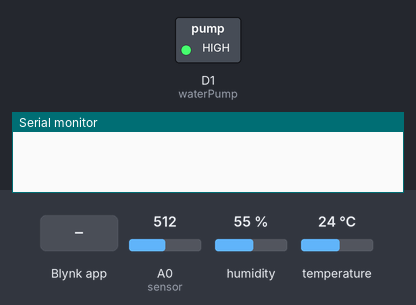
Recording of a sketch running on a simulated ESP8266 (NodeMCU). On the bench: switched loads named in the sketch (green lamp = pin HIGH), the last lines printed to the serial monitor. The inputs (shaded band) are chosen by the test bench; at power-on: A0 (sensor) = 512, humidity 55 %, temperature 24 °C. WiFi joins after 1.5 s; servers stay silent unless stated.

Above: at 3.0 s.
3.1 s: A0 (sensor) set to 710
13.3 s: A0 (sensor) set to 737
At 14.4 s:
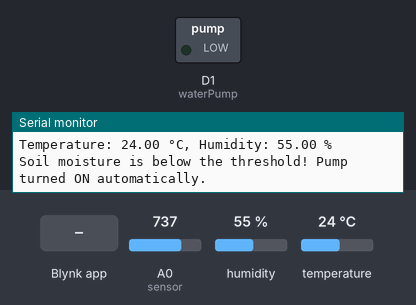
15.3 s: Blynk app writes 0 to V1
At 16.4 s:
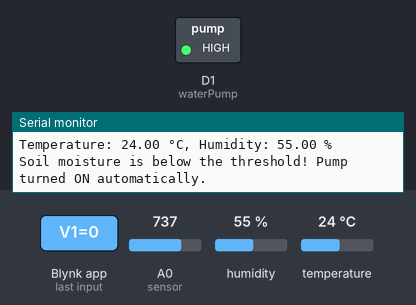
16.8 s: Blynk app writes 1 to V1
At 17.5 s:
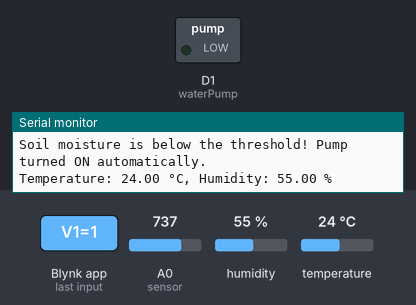
Timing chart, 0 to 19.3 s (numbered marks = the images above; inputs shaded):
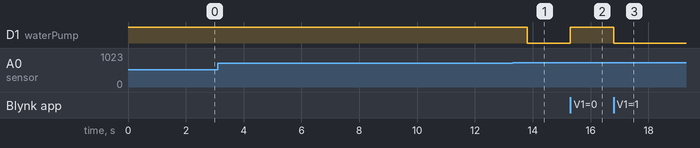

The sketch:

esp8266_blynk.ino
```cpp
#define BLYNK_TEMPLATE_NAME "AUTOMATIC PLANT WATERING SYSTEM"
#define BLYNK_TEMPLATE_ID "TMPL6iwT3eKfU"

// Include the library files
#define BLYNK_PRINT Serial
#include <ESP8266WiFi.h>
#include <BlynkSimpleEsp8266.h>
#include <DHT.h>  // Add the DHT library

char auth[] = "AUTH_TOKEN"; // Enter your Auth token
char ssid[] = "WIFI_SSID";                         // Enter your WIFI name
char pass[] = "WIFI_PASSWORD";                         // Enter your WIFI password

BlynkTimer timer;
bool Relay = 0;

// Define component pins
#define sensor A0        // Soil moisture sensor pin
#define waterPump D1     // Water pump control pin
#define DHTPIN D2        // DHT11 sensor connected to GPIO D2
#define DHTTYPE DHT11    // Define DHT type as DHT11

DHT dht(DHTPIN, DHTTYPE);  // Initialize the DHT sensor

// Set the soil moisture threshold (adjust this value based on your sensor's calibration)
#define THRESHOLD_MOISTURE 30  // For example, 30%

bool pumpAutomaticallyOn = false;  // To track if the pump was automatically turned on

void setup() {
  Serial.begin(9600);
  pinMode(waterPump, OUTPUT);
  digitalWrite(waterPump, HIGH);  // Initially turn off the pump (HIGH = off for active LOW relay)

  Blynk.begin(auth, ssid, pass, "blynk.cloud", 80);

  dht.begin();  // Initialize the DHT sensor

  // Call the function to check soil moisture and DHT11 every 3 seconds
  timer.setInterval(3000L, soilMoistureSensor);
  timer.setInterval(5000L, sendDHTData);  // Call DHT11 reading every 5 seconds
}

// Get the button value from Blynk app (manual control)
BLYNK_WRITE(V1) {
  Relay = param.asInt();

  if (Relay == 1) {
    digitalWrite(waterPump, LOW);  // Turn on the pump (active LOW)
    pumpAutomaticallyOn = false;   // Manual override, reset automatic pump state
  } else {
    digitalWrite(waterPump, HIGH); // Turn off the pump
  }
}

// Function to check soil moisture and control the pump automatically
void soilMoistureSensor() {
  int value = analogRead(sensor);              // Read the soil moisture sensor value
  value = map(value, 0, 1024, 0, 100);         // Map sensor value to percentage (0-100%)
  value = (value - 100) * -1;                  // Adjust the value so that dry = 0%, wet = 100%

  Blynk.virtualWrite(V0, value);               // Send soil moisture percentage to Blynk

  // Automatic control based on soil moisture level
  if (value < THRESHOLD_MOISTURE && !pumpAutomaticallyOn) {
    // If soil moisture is below the threshold and the pump is not manually turned on
    digitalWrite(waterPump, LOW);              // Turn on the pump (active LOW)
    pumpAutomaticallyOn = true;                // Set the flag indicating automatic pump control

    // Send alert to Blynk app
    Blynk.logEvent("moisture_alert", "Soil moisture is below the threshold!");
    Serial.println("Soil moisture is below the threshold! Pump turned ON automatically.");
  } else if (value >= THRESHOLD_MOISTURE && pumpAutomaticallyOn) {
    // If soil moisture is above the threshold and the pump was turned on automatically
    digitalWrite(waterPump, HIGH);             // Turn off the pump
    pumpAutomaticallyOn = false;               // Reset the automatic pump state
    Serial.println("Soil moisture is sufficient. Pump turned OFF.");
  }
}

// Function to read DHT11 data and send it to Blynk
void sendDHTData() {
  float humidity = dht.readHumidity();          // Read humidity
  float temperature = dht.readTemperature();    // Read temperature in Celsius

  // Check if any reads failed and exit early (to try again)
  if (isnan(humidity) || isnan(temperature)) {
    Serial.println("Failed to read from DHT sensor!");
    return;
  }

  // Send the temperature and humidity data to Blynk
  Blynk.virtualWrite(V2, temperature);  // V2 for temperature
  Blynk.virtualWrite(V3, humidity);     // V3 for humidity

  // Print the data to the serial monitor for debugging
  Serial.print("Temperature: ");
  Serial.print(temperature);
  Serial.print(" °C, Humidity: ");
  Serial.print(humidity);
  Serial.println(" %");
}

void loop() {
  Blynk.run();   // Run the Blynk library
  timer.run();   // Run the Blynk timer
}
```

Measured:
- the behaviour switches between 721 and 722 on A0 (sensor) (found by bisection; images 0 and 1)
- after the input at 13.3 s, D1 (waterPump): HIGH → LOW after 0.50 s
- after the input at 15.3 s, D1 (waterPump): LOW → HIGH at once
- after the input at 16.8 s, D1 (waterPump): HIGH → LOW at once
